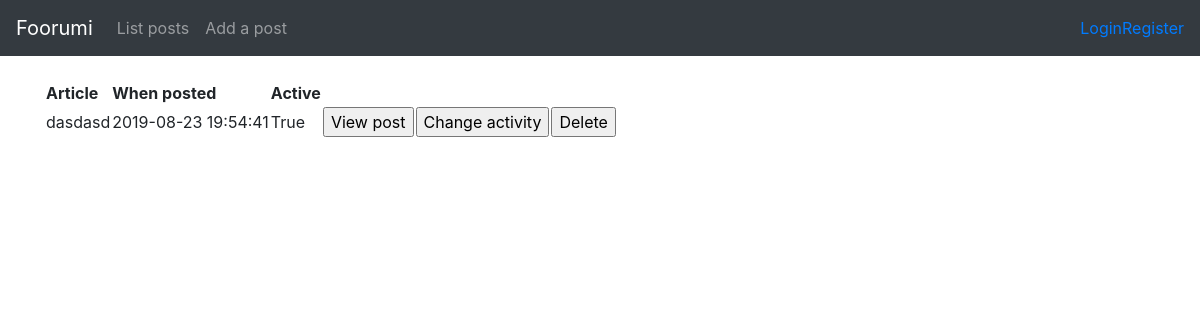
The app's page /article/ with its own data.
### application/article/models.py (models this page shows, shortened)
class Article(Base):
    id = db.Column(db.Integer, primary_key=True)
    date_created = db.Column(db.DateTime, default=db.func.current_timestamp())
    date_modified = db.Column(db.DateTime, default=db.func.current_timestamp(), onupdate=db.func.current_timestamp())
    postname = db.Column(db.String(144), nullable=False)
    active = db.Column(db.Boolean, nullable=False)
    text = db.Column(db.String(2000), nullable=False)
    account_id = db.Column(db.Integer, db.ForeignKey('account.id'),
                            nullable=False)

### application/article/views.py (the view)
@app.route("/article/", methods=["GET"])
def article_index():
    return render_template("article/list.html", article = Article.query.all())

### application/templates/article/list.html
{% extends "layout.html" %}
{% block body %}
  <table>
    <tr>
      <th>Article</th>
	  <th>When posted</th>
	  <th>Active</th>
    </tr>
    {% for article in article %}
    <tr>
      <td>{{ article.postname }}</td>
	  <td>{{ article.date_created }}</td>
	  <td>{{ article.active }}</td>
	  <td>
		<form action="{{ url_for('article_view', article_id=article.id) }}">
			<input type="submit" value="View post"/>
		</form>
      </td>
	  <td>
		<form method="POST" action="{{ url_for('article_active', article_id=article.id) }}">
			<input type="submit" value="Change activity"/>
		</form>
      </td>
	  <td>
		<form method="GET" action="{{ url_for('article_delete', article_id=article.id) }}">
			<input type="submit" value="Delete"/>
		</form>
      </td>
    </tr>
    {% endfor %}
  </table>
{% endblock %}

### records on screen
Article: postname "dasdasd", date_created "2019-08-23 19:54:41", active "True"
